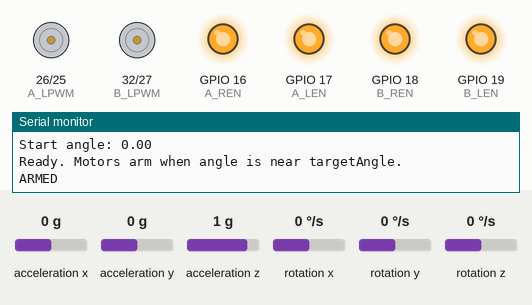
Simulated run of this sketch. Board: ESP32. On the bench: motor-driver pin pairs drawn as motors (green arrow = first pin HIGH = forward, orange = second pin HIGH = backward, longer = more drive), output pins drawn as LEDs (lit = HIGH), the last lines printed to the serial monitor. Wiring (inferred from the names in the program): MPU-6050 motion sensor at I2C address 0x68. Inputs (shaded band) come from the test bench; at power-on: acceleration x 0 g, rotation y 0 °/s, acceleration z 1 g, acceleration y 0 g, rotation x 0 °/s, rotation z 0 °/s.

Above: at 4.2 s.
4.3 s: acceleration x set to -1.4 g
At 5.3 s:
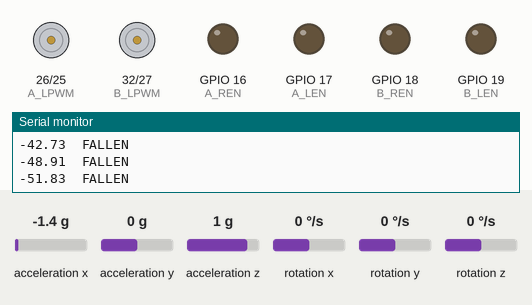
6.0 s: rotation y set to 183 °/s
8.9 s: rotation y set to 190 °/s
At 10.16 s:
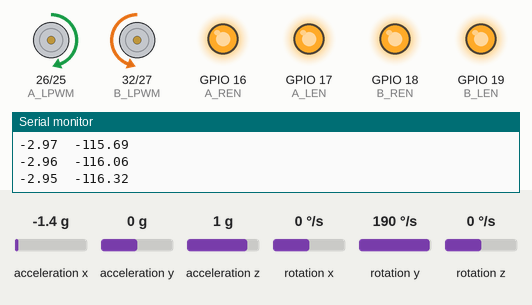
11.9 s: acceleration z set to 0 g
At 13.3 s:
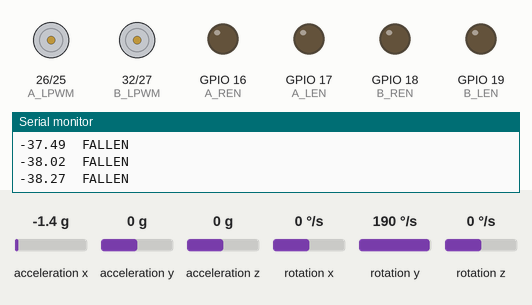
13.5 s: acceleration x set to 0 g
At 13.81 s:
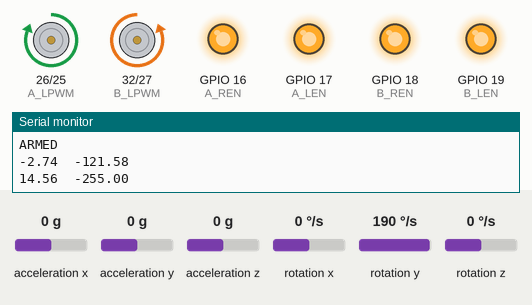
15.4 s: rotation y set to -4 °/s
At 19.1 s:
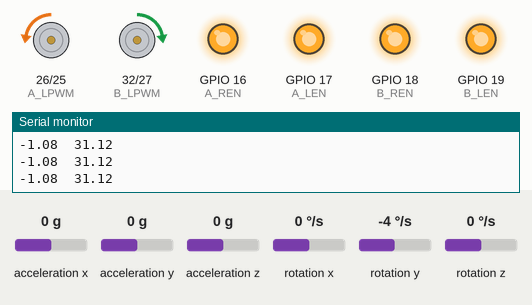
Timing chart, 0 to 19.4 s (numbered marks = the images above; inputs shaded):
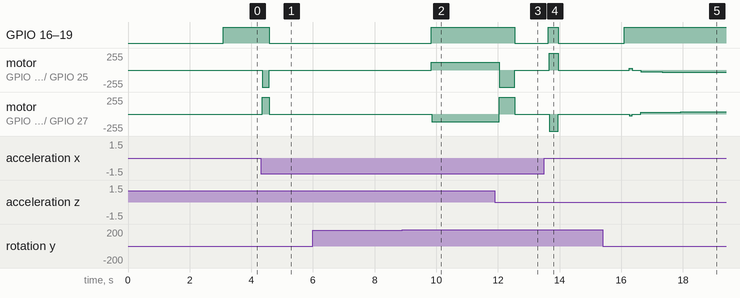

Measured:
- the behaviour switches between 189 and 190 °/s on rotation y (found by bisection; images 1 and 2)
- after the input at 4.3 s, GPIO 16 (A_REN), GPIO 17 (A_LEN), GPIO 18 (B_REN), GPIO 19 (B_LEN): HIGH → LOW after 0.28 s; motor on GPIO 26 (A_LPWM) / GPIO 25 (A_RPWM): stopped → backward 255/255 after 0.06 s, → stopped 0.22 s later; motor on GPIO 32 (B_LPWM) / GPIO 27 (B_RPWM): stopped → forward 255/255 after 0.06 s, → stopped 0.22 s later
- after the input at 8.9 s, GPIO 16 (A_REN), GPIO 17 (A_LEN), GPIO 18 (B_REN), GPIO 19 (B_LEN): LOW → HIGH after 0.95 s
- after the input at 11.9 s, GPIO 16 (A_REN), GPIO 17 (A_LEN), GPIO 18 (B_REN), GPIO 19 (B_LEN): HIGH → LOW after 0.64 s
- after the input at 13.5 s, GPIO 16 (A_REN), GPIO 17 (A_LEN): LOW → HIGH after 0.14 s, → LOW 0.33 s later
- after the input at 15.4 s, GPIO 16 (A_REN), GPIO 17 (A_LEN), GPIO 18 (B_REN), GPIO 19 (B_LEN): LOW → HIGH after 0.70 s

The sketch:

balance_esp32.ino
```cpp
// Self-balancing robot - ESP32 (NodeMCU-32S) + MPU6050 + 2x BTS7960
// Requires ESP32 Arduino core 3.x (ledcAttach API)

#include <Wire.h>

// ---------- Pins ----------
#define A_REN   16
#define A_LEN   17
#define A_RPWM  25
#define A_LPWM  26

#define B_REN   18
#define B_LEN   19
#define B_RPWM  27
#define B_LPWM  32

#define SDA_PIN 21
#define SCL_PIN 22

#define PWM_FREQ 20000
#define PWM_RES  8          // 0-255

// Per-motor direction. Flip a sign if that wheel spins the wrong way.
#define DIR_A  1
#define DIR_B -1
#define GYRO_SIGN 1         // set to -1 if the angle lags/overshoots on fast rotation

uint8_t MPU_ADDR = 0x68;

// ---------- Filter ----------
float angle = 0;
float gyroOffset = 0;
unsigned long lastMicros;

// ---------- PID ----------
float Kp = 25.0;
float Ki = 0.0;
float Kd = 1.0;

float targetAngle = 0;      // angle shown when held at the true balance pose
float integral = 0;

// ---------- Safety ----------
const float FALL_ANGLE     = 35.0;
const float ARM_WINDOW     = 3.0;
const int   DEADZONE       = 25;    // measure yours
const float ERROR_DEADBAND = 0.5;
bool armed = false;
byte failCount = 0;

unsigned long lastLoop = 0;
unsigned long lastPrint = 0;
const unsigned long LOOP_INTERVAL_US = 5000;   // 200 Hz

// ---------- I2C ----------
bool detectMpu() {
  for (uint8_t a = 0x68; a <= 0x69; a++) {
    Wire.beginTransmission(a);
    if (Wire.endTransmission() == 0) {
      MPU_ADDR = a;
      Serial.print("MPU at 0x"); Serial.println(a, HEX);
      return true;
    }
  }
  return false;
}

void mpuWrite(uint8_t reg, uint8_t val) {
  Wire.beginTransmission(MPU_ADDR);
  Wire.write(reg);
  Wire.write(val);
  Wire.endTransmission();
}

uint8_t mpuRead(uint8_t reg) {
  Wire.beginTransmission(MPU_ADDR);
  Wire.write(reg);
  Wire.endTransmission(false);
  Wire.requestFrom((uint8_t)MPU_ADDR, (uint8_t)1);
  return Wire.available() ? Wire.read() : 0;
}

bool mpuReadAll(int16_t &ax, int16_t &ay, int16_t &az,
                int16_t &gx, int16_t &gy, int16_t &gz) {
  Wire.beginTransmission(MPU_ADDR);
  Wire.write(0x3B);
  if (Wire.endTransmission(false) != 0) return false;
  if (Wire.requestFrom((uint8_t)MPU_ADDR, (uint8_t)14) < 14) return false;

  uint8_t b[14];
  for (uint8_t i = 0; i < 14; i++) b[i] = Wire.read();

  ax = (int16_t)((b[0]  << 8) | b[1]);
  ay = (int16_t)((b[2]  << 8) | b[3]);
  az = (int16_t)((b[4]  << 8) | b[5]);
  gx = (int16_t)((b[8]  << 8) | b[9]);
  gy = (int16_t)((b[10] << 8) | b[11]);
  gz = (int16_t)((b[12] << 8) | b[13]);
  return true;
}

void mpuInit() {
  mpuWrite(0x6B, 0x00);   // wake
  delay(100);
  mpuWrite(0x19, 0x04);   // 200 Hz sample rate
  mpuWrite(0x1A, 0x03);   // DLPF ~44 Hz
  mpuWrite(0x1B, 0x08);   // gyro +/-500 deg/s (65.5 LSB per deg/s)
  mpuWrite(0x1C, 0x08);   // accel +/-4g
  delay(100);
}

// ---------- Motors ----------
void driveMotor(int rpwm, int lpwm, int speed) {
  speed = constrain(speed, -255, 255);
  if (speed == 0) {
    ledcWrite(rpwm, 0);
    ledcWrite(lpwm, 0);
    return;
  }
  if (speed > 0 && speed < DEADZONE) speed = DEADZONE;
  if (speed < 0 && speed > -DEADZONE) speed = -DEADZONE;

  if (speed > 0) {
    ledcWrite(rpwm, speed);
    ledcWrite(lpwm, 0);
  } else {
    ledcWrite(rpwm, 0);
    ledcWrite(lpwm, -speed);
  }
}

void stopMotors() {
  ledcWrite(A_RPWM, 0); ledcWrite(A_LPWM, 0);
  ledcWrite(B_RPWM, 0); ledcWrite(B_LPWM, 0);
}

void enableDrivers(bool on) {
  digitalWrite(A_REN, on); digitalWrite(A_LEN, on);
  digitalWrite(B_REN, on); digitalWrite(B_LEN, on);
}

void haltForever(const char *msg) {
  stopMotors();
  enableDrivers(false);
  Serial.println(msg);
  while (1) delay(100);
}

void calibrateGyro() {
  Serial.println("Calibrating gyro, keep still...");
  long sum = 0;
  int good = 0;
  int16_t ax, ay, az, gx, gy, gz;
  for (int i = 0; i < 500; i++) {
    if (mpuReadAll(ax, ay, az, gx, gy, gz)) { sum += gy; good++; }
    delay(2);
  }
  if (good < 400) haltForever("Calibration failed (bad reads). Motors OFF.");
  gyroOffset = (float)sum / good;
  Serial.print("Gyro offset: "); Serial.println(gyroOffset);
}

void setup() {
  // drivers off before anything else
  pinMode(A_REN, OUTPUT); pinMode(A_LEN, OUTPUT);
  pinMode(B_REN, OUTPUT); pinMode(B_LEN, OUTPUT);
  enableDrivers(false);

  ledcAttach(A_RPWM, PWM_FREQ, PWM_RES);
  ledcAttach(A_LPWM, PWM_FREQ, PWM_RES);
  ledcAttach(B_RPWM, PWM_FREQ, PWM_RES);
  ledcAttach(B_LPWM, PWM_FREQ, PWM_RES);
  stopMotors();

  Serial.begin(115200);
  delay(1000);
  Serial.println("BOOT OK");

  Wire.begin(SDA_PIN, SCL_PIN);
  Wire.setClock(100000);
  Wire.setTimeOut(20);          // ms, so a stuck bus can't hang the loop
  delay(100);

  if (!detectMpu()) haltForever("MPU not found, motors OFF");

  Serial.print("WHO_AM_I: 0x");
  Serial.println(mpuRead(0x75), HEX);   // clones often report 0x70

  mpuInit();
  calibrateGyro();

  int16_t ax, ay, az, gx, gy, gz;
  if (!mpuReadAll(ax, ay, az, gx, gy, gz)) haltForever("First read failed, motors OFF");
  angle = atan2((float)ax, (float)az) * 180.0 / PI;

  Serial.print("Start angle: "); Serial.println(angle);
  Serial.println("Ready. Motors arm when angle is near targetAngle.");

  lastMicros = micros();
  lastLoop = micros();
}

void loop() {
  unsigned long now = micros();
  if (now - lastLoop < LOOP_INTERVAL_US) return;
  lastLoop = now;

  int16_t ax, ay, az, gx, gy, gz;
  if (!mpuReadAll(ax, ay, az, gx, gy, gz)) {
    if (++failCount >= 5) {            // 5 bad reads in a row
      stopMotors();
      enableDrivers(false);
      armed = false;
      integral = 0;
      if (millis() - lastPrint > 200) {
        lastPrint = millis();
        Serial.println("SENSOR FAIL, motors cut");
      }
    }
    lastMicros = micros();
    return;
  }
  failCount = 0;

  float dt = (now - lastMicros) / 1000000.0;
  lastMicros = now;

  float accAngle = atan2((float)ax, (float)az) * 180.0 / PI;
  float gyroRate = GYRO_SIGN * (gy - gyroOffset) / 65.5;   // deg/s

  angle = 0.98 * (angle + gyroRate * dt) + 0.02 * accAngle;

  float error = targetAngle - angle;

  // Fallen: cut and disarm
  if (fabs(error) > FALL_ANGLE) {
    stopMotors();
    enableDrivers(false);
    armed = false;
    integral = 0;
    if (millis() - lastPrint > 200) {
      lastPrint = millis();
      Serial.print(angle); Serial.println("\tFALLEN");
    }
    return;
  }

  // Wait until the robot is held near the balance point
  if (!armed) {
    if (fabs(error) < ARM_WINDOW) {
      armed = true;
      integral = 0;
      Serial.println("ARMED");
    } else {
      stopMotors();
      enableDrivers(false);
      if (millis() - lastPrint > 200) {
        lastPrint = millis();
        Serial.print("waiting, angle="); Serial.println(angle);
      }
      return;
    }
  }

  enableDrivers(true);

  if (fabs(error) < ERROR_DEADBAND) {
    driveMotor(A_RPWM, A_LPWM, 0);
    driveMotor(B_RPWM, B_LPWM, 0);
    return;
  }

  integral += error * dt;
  integral = constrain(integral, -50, 50);
  float derivative = -gyroRate;        // d(error)/dt from the gyro

  float output = Kp * error + Ki * integral + Kd * derivative;
  output = constrain(output, -255, 255);

  driveMotor(A_RPWM, A_LPWM, (int)(output * DIR_A));
  driveMotor(B_RPWM, B_LPWM, (int)(output * DIR_B));

  if (millis() - lastPrint > 100) {    // 10 Hz print so it doesn't slow the loop
    lastPrint = millis();
    Serial.print(angle); Serial.print('\t'); Serial.println(output);
  }
}
```
